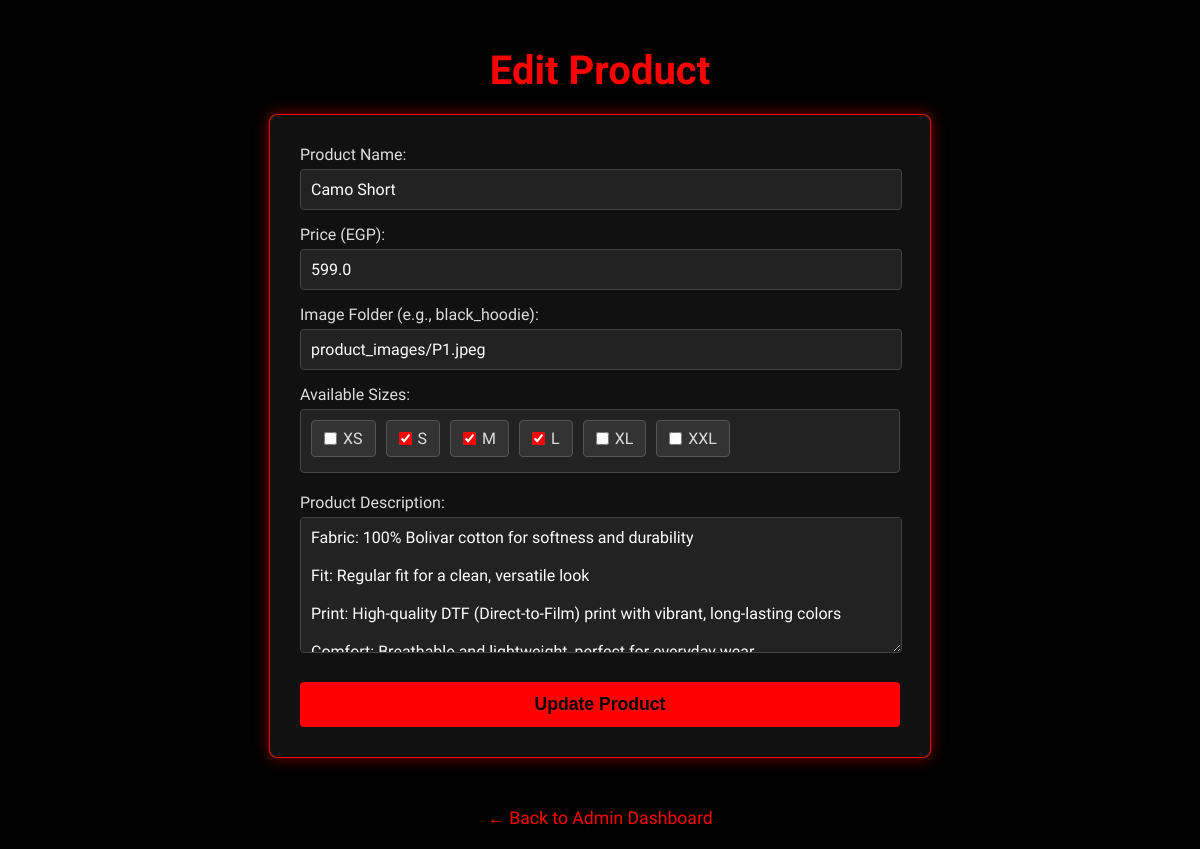
The app's page /edit/9, older data.
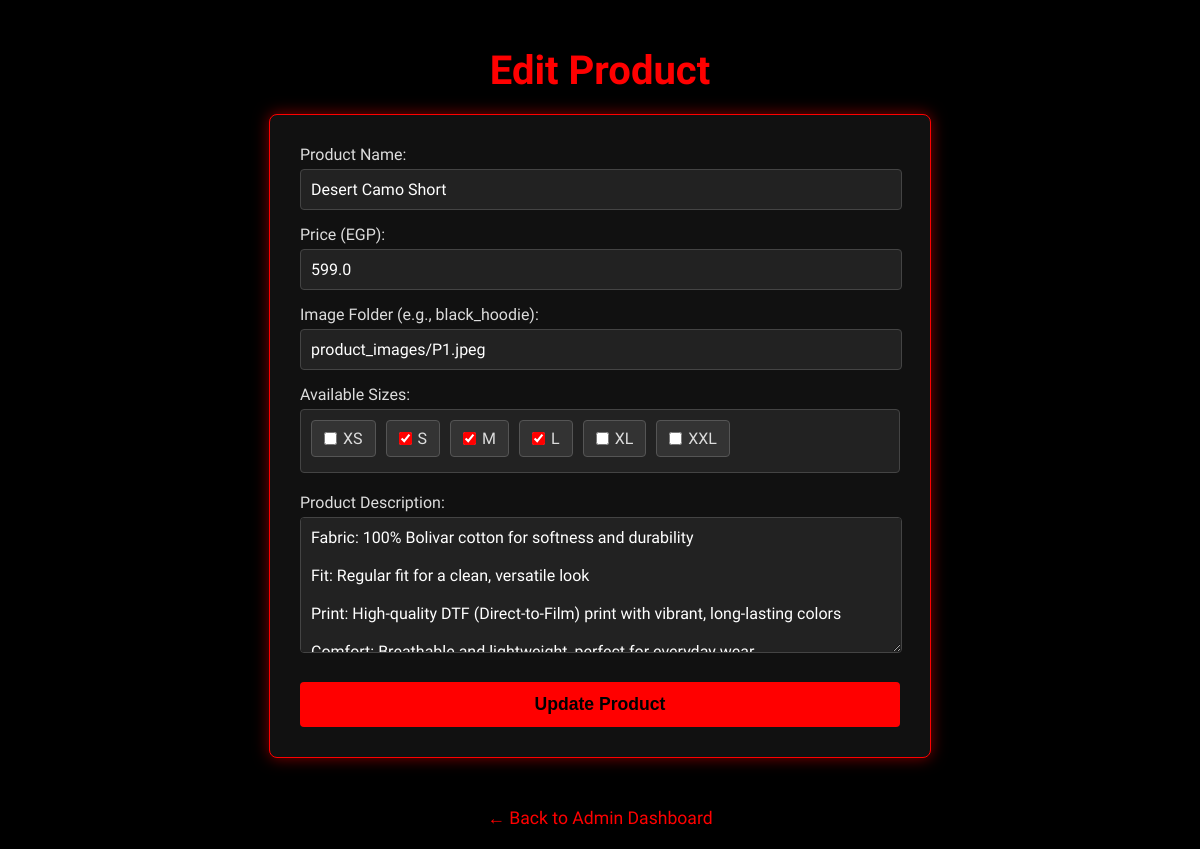
The same page, newer data.
### tables this page shows
CREATE TABLE products (
                id INTEGER PRIMARY KEY AUTOINCREMENT,
                name TEXT NOT NULL,
                price REAL NOT NULL,
                image TEXT, -- CHANGED: Removed NOT NULL constraint
                sizes TEXT,
                description TEXT
            );

### app.py (the view, shortened to what this page needs)
@app.route('/edit/<int:product_id>', methods=['GET', 'POST'])
def edit_product(product_id):
    conn = sqlite3.connect('store.db')
    c = conn.cursor()
    c.execute('SELECT id, name, price, image, sizes, description FROM products WHERE id=?', (product_id,))
    row = c.fetchone()
    conn.close()
    if not row:
        return "Product not found", 404
    product = {
        'id': row[0],
        'name': row[1],
        'price': row[2],
        'image': row[3],
        'sizes': row[4].split(',') if row[4] else [],
        'description': row[5],
    }
    return render_template('edit.html', product=product)

### app.py (called while the page is built)
@app.before_request
def require_login():
    if request.endpoint == 'admin' and not session.get('admin'):
        return redirect(url_for('admin_login'))

### templates/edit.html (shortened to what this page needs)
<!DOCTYPE html>
<html>
<head>
</head>
<body>
    <h1>Edit Product</h1>
    <div class="edit-container">
        <form method="POST" action="{{ url_for('edit_product', product_id=product.id) }}">
            <label for="name">Product Name:</label>
            <input type="text" id="name" name="name" value="{{ product.name }}" required>
            <label for="price">Price (EGP):</label>
            <input type="number" id="price" name="price" value="{{ product.price }}" required min="0">
            <label for="image">Image Folder (e.g., black_hoodie):</label>
            <input type="text" id="image" name="image" value="{{ product.image }}" required>
            <label>Available Sizes:</label>
            <div class="sizes-checkbox-group">
                {% set all_sizes = ['XS', 'S', 'M', 'L', 'XL', 'XXL'] %}
                {% for size in all_sizes %}
                <label>
                    <input type="checkbox" name="sizes" value="{{ size }}" {% if size in product.sizes %}checked{% endif
                        %}>
                    <span>{{ size }}</span>
                </label>
                {% endfor %}
            </div>
            <label for="description">Product Description:</label>
            <textarea id="description" name="description" rows="6" required>{{ product.description }}</textarea>
            <button type="submit">Update Product</button>
        </form>
    </div>
    <a href="{{ url_for('admin') }}" class="back-link">&larr; Back to Admin Dashboard</a>
</body>
</html>

Row changes from the older to the newer data that the page shows:
changed products "product_images/P1.jpeg": name "Camo Short" → "Desert Camo Short"
